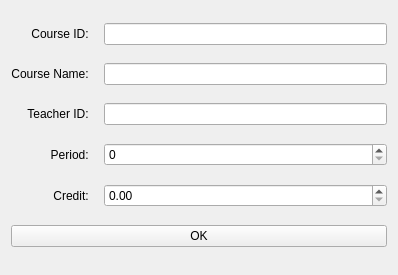
<?xml version="1.0" encoding="UTF-8"?>
<ui version="4.0">
 <class>CourseInfoForm</class>
 <widget class="QWidget" name="CourseInfoForm">
  <property name="geometry">
   <rect>
    <x>0</x>
    <y>0</y>
    <width>398</width>
    <height>275</height>
   </rect>
  </property>
  <property name="windowTitle">
   <string>Form</string>
  </property>
  <layout class="QGridLayout" name="gridLayout">
   <item row="6" column="2">
    <widget class="QDoubleSpinBox" name="sbCredit"/>
   </item>
   <item row="1" column="0">
    <widget class="QLabel" name="label">
     <property name="text">
      <string>Course Name: </string>
     </property>
     <property name="alignment">
      <set>Qt::AlignRight|Qt::AlignTrailing|Qt::AlignVCenter</set>
     </property>
    </widget>
   </item>
   <item row="4" column="0">
    <widget class="QLabel" name="label_4">
     <property name="text">
      <string>Teacher ID: </string>
     </property>
     <property name="alignment">
      <set>Qt::AlignRight|Qt::AlignTrailing|Qt::AlignVCenter</set>
     </property>
    </widget>
   </item>
   <item row="6" column="0">
    <widget class="QLabel" name="label_5">
     <property name="text">
      <string>Credit: </string>
     </property>
     <property name="alignment">
      <set>Qt::AlignRight|Qt::AlignTrailing|Qt::AlignVCenter</set>
     </property>
    </widget>
   </item>
   <item row="5" column="0">
    <widget class="QLabel" name="label_6">
     <property name="text">
      <string>Period: </string>
     </property>
     <property name="alignment">
      <set>Qt::AlignRight|Qt::AlignTrailing|Qt::AlignVCenter</set>
     </property>
    </widget>
   </item>
   <item row="5" column="2">
    <widget class="QSpinBox" name="sbPeriod"/>
   </item>
   <item row="7" column="0" colspan="3">
    <widget class="QPushButton" name="btnOK">
     <property name="text">
      <string>OK</string>
     </property>
    </widget>
   </item>
   <item row="4" column="2">
    <widget class="QLineEdit" name="txtTeacherID"/>
   </item>
   <item row="1" column="2">
    <widget class="QLineEdit" name="txtCourseName"/>
   </item>
   <item row="0" column="2">
    <widget class="QLineEdit" name="txtCourseID"/>
   </item>
   <item row="0" column="0">
    <widget class="QLabel" name="label_2">
     <property name="text">
      <string>Course ID: </string>
     </property>
     <property name="alignment">
      <set>Qt::AlignRight|Qt::AlignTrailing|Qt::AlignVCenter</set>
     </property>
    </widget>
   </item>
  </layout>
 </widget>
 <resources/>
 <connections/>
</ui>
